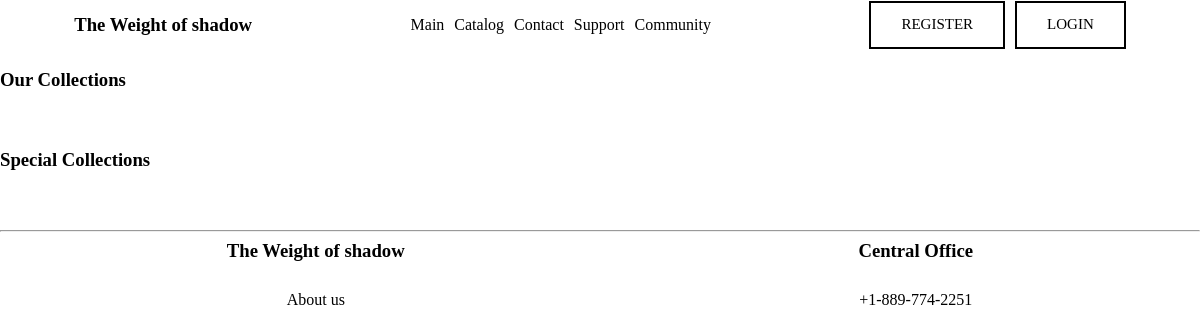
The page /catalog/collections/ on the database as committed earlier.
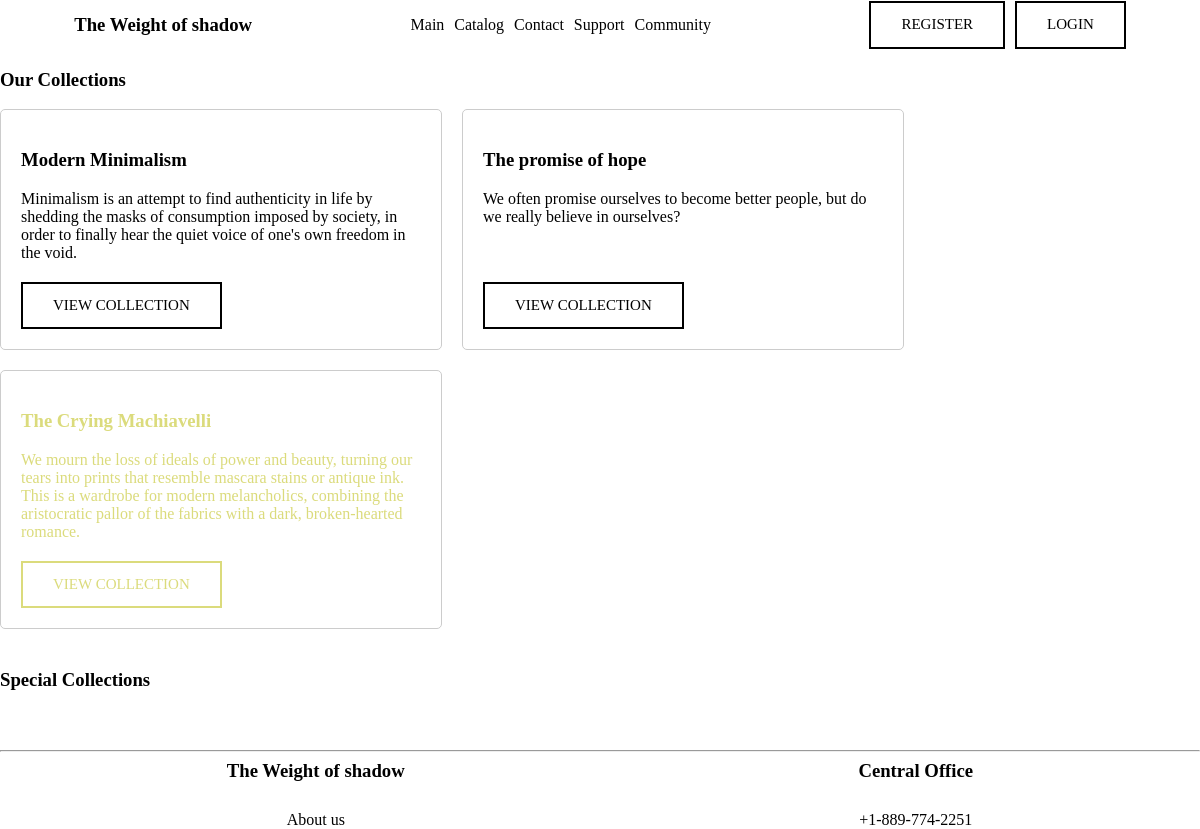
The same page on the database as committed later.
### catalog/models.py (models this page shows, shortened)
class Collections(models.Model):
    name = models.CharField(max_length=100)
    color = models.CharField(max_length=200, default='black')
    text = models.TextField(default='about')

### catalog/views.py (the view)
# urls.py: path('collections/', views.collection, name='collec'),
def collection(request):
    list_Collections = Collections.objects.all()
    list_SpecialCollections = SpecialCollections.objects.all()
    context = {
        'list_Collections': list_Collections,
        'list_SpecialCollections': list_SpecialCollections,
    }
    return render(request, 'catalog/collections.html', context)

### catalog/templates/catalog/collections.html (shortened to what this page needs)
{% extends 'myapp/layout.html' %}
{% load static %}
{% block content %}
<h3>Our Collections</h3>
<div class="main_keys">
{% for el in list_Collections %}
<div class="keys">
    <h3 style="color: {{el.color}};">{{el.name}}</h3>
    <p style="color: {{el.color}};">{{el.text}}</p>
    <a class="header-button" style="color: {{el.color}}; border-color: {{el.color}};"
       href="{% url 'collections:collection_detail' el.name %}">VIEW COLLECTION</a>
</div>
{% endfor %}
</div>
<h3>Special Collections</h3>
{% endblock %}

Rows that differ between the two databases and show on the page:
added Collections: name "Modern Minimalism", text "Minimalism is an attempt to find authenticity in life by shedding the masks of consumption imposed by society, in order to finally hear the quiet voice of one's own freedom in the void."
added Collections: name "The promise of hope", text "We often promise ourselves to become better people, but do we really believe in ourselves?"
added Collections: name "The Crying Machiavelli", text "We mourn the loss of ideals of power and beauty, turning our tears into prints that resemble mascara stains or antique ink. This is a wardrobe for modern melancholics, combining the aristocratic pallor of the fabrics with a dark, broken-hearted romance."
